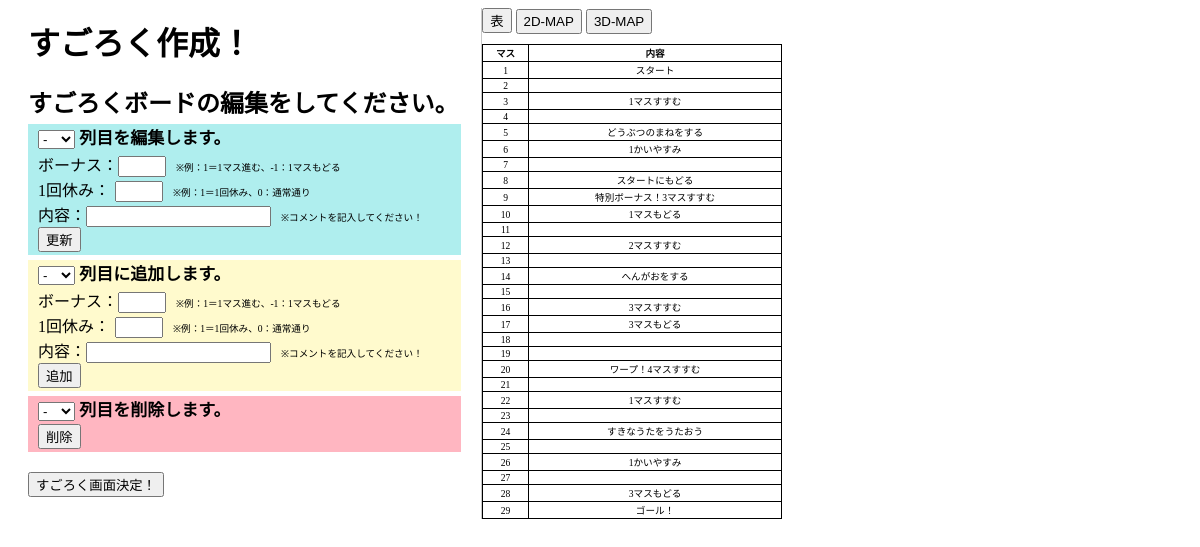
Before: /start.php with the older database file.
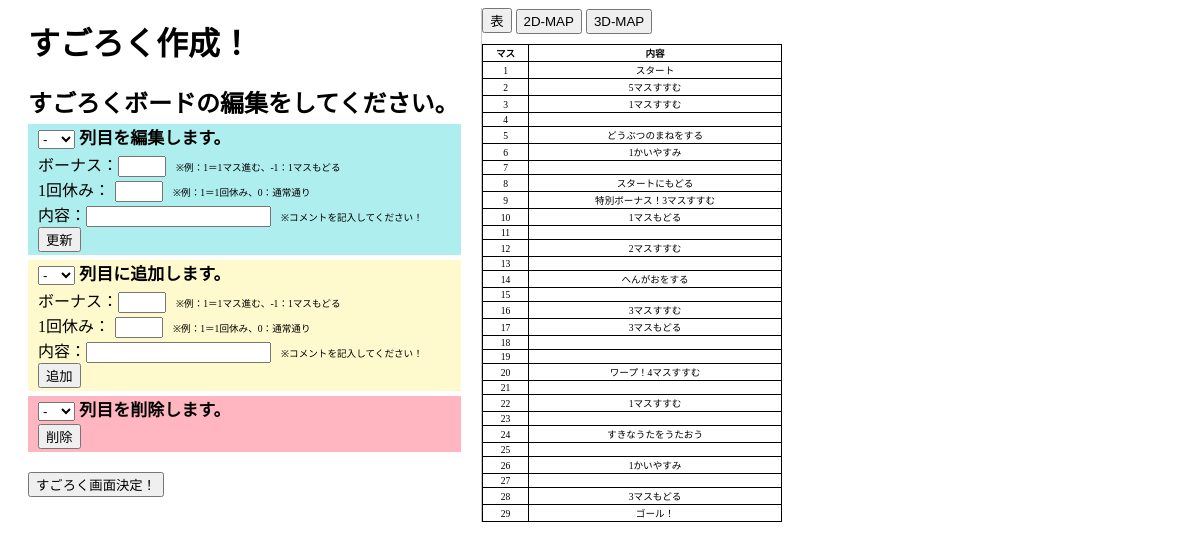
After: the same page with the newer database file.
### tables this page shows
CREATE TABLE `boad_table` (
  `id` int(11) NOT NULL,
  `bonus` int(11) NOT NULL,
  `stop_status` int(11) NOT NULL,
  `text` text NOT NULL
);

### start.php (the view, shortened to what this page needs)
<?php
    $pdo = connect_db();
    $stmt = $pdo->prepare("SELECT * FROM boad_table");
    $status = $stmt->execute();
    $boad_all=0;
    while($boad_table[] = $stmt->fetch(PDO::FETCH_ASSOC)){
        $boad_all += 1;
    }
?>
<!DOCTYPE html>
<html lang="en">
<head>
    <link rel="stylesheet" href="css/style.css">
</head>
<body>
<main>
    <div class="left_main">
        <h1>すごろく作成！</h1>
        <div class="edit_zone">
            <h2>すごろくボードの編集をしてください。</h2>
            <div class="edit">
                <form method="POST" action="edit_boad.php">
                    <h3><select name="number">
                        <option value="">-</option>
                    </select> 列目を編集します。</h3>
                    <label>ボーナス：<input type="text" name="bonus" class="bonus"></label><span class="comment">※例：1＝1マス進む、-1：1マスもどる</span><br>
                    <label>1回休み：<input type="text" name="stop_status" class="stop_status"></label><span class="comment">※例：1＝1回休み、0：通常通り</span><br>
                    <label>内容：<input type="text" name="text" class="text"></label><span class="comment">※コメントを記入してください！</span><br>
                    <button type="submit">更新</button>
                </form>
            </div>
            <div class="insert">
                <form method="POST" action="insert_boad.php">
                    <h3>
                    <select name="number">
                        <option value="">-</option>
                    </select> 列目に追加します。</h3>
                    <label>ボーナス：<input type="text" name="bonus" class="bonus"></label><span class="comment">※例：1＝1マス進む、-1：1マスもどる</span><br>
                    <label>1回休み：<input type="text" name="stop_status" class="stop_status"></label><span class="comment">※例：1＝1回休み、0：通常通り</span><br>
                    <label>内容：<input type="text" name="text" class="text"></label><span class="comment">※コメントを記入してください！</span><br>
                    <button type="submit">追加</button>
                </form>
            </div>
            <div class="delete">
                <form method="GET" action="delete_boad.php">
                    <h3>
                    <select name="number">
                        <option value="">-</option>
                    </select> 列目を削除します。</h3>
                    <button type="submit">削除</button>
                </form>
            </div>
        </div>
        <?php
            if($_SESSION['kanri_flg'] == 1){
                $line = "<button onclick=";
                $line = $line.'"location.href=';
                $line = $line."'./number_select.php'";
                $line = $line.'" class="next_button">人数選択へ！</button><br>';
                $line =  $line."<button onclick=";
                $line = $line.'"location.href=';
                $line = $line."'./game_index.php'";
                $line = $line.'" class="game_button">ゲーム画面へ！</button>';
                echo $line."<br>";
            }
            elseif($_SESSION['kanri_flg'] == 0){
                $line = "<button onclick=";
                $line = $line.'"location.href=';
                $line = $line."'./number_select.php'";
                $line = $line.'" class="next_button">すごろく画面決定！</button>';
                echo $line."<br>";
            }
        ?>
    </div>
    <div class="right_main">
        <button class="board_button" id="button_table">表</button>
        <button class="board_button" id="button_2d">2D-MAP</button>
        <button class="board_button" id="button_3d">3D-MAP</button>
        <table class="game_table">
            <tr><th>マス</th><th>内容</th></tr>
            <?php
                for($i=0;$i<$boad_all;$i++){
                    echo "<tr><td>{$boad_table[$i]["id"]}</td><td>{$boad_table[$i]["text"]}</td></tr>";
                }
            ?>
        </table>
    </div>
</main>
</body>
</html>

Changed rows visible on the page:
changed boad_table id 2: text (not shown) → "5マスすすむ"
